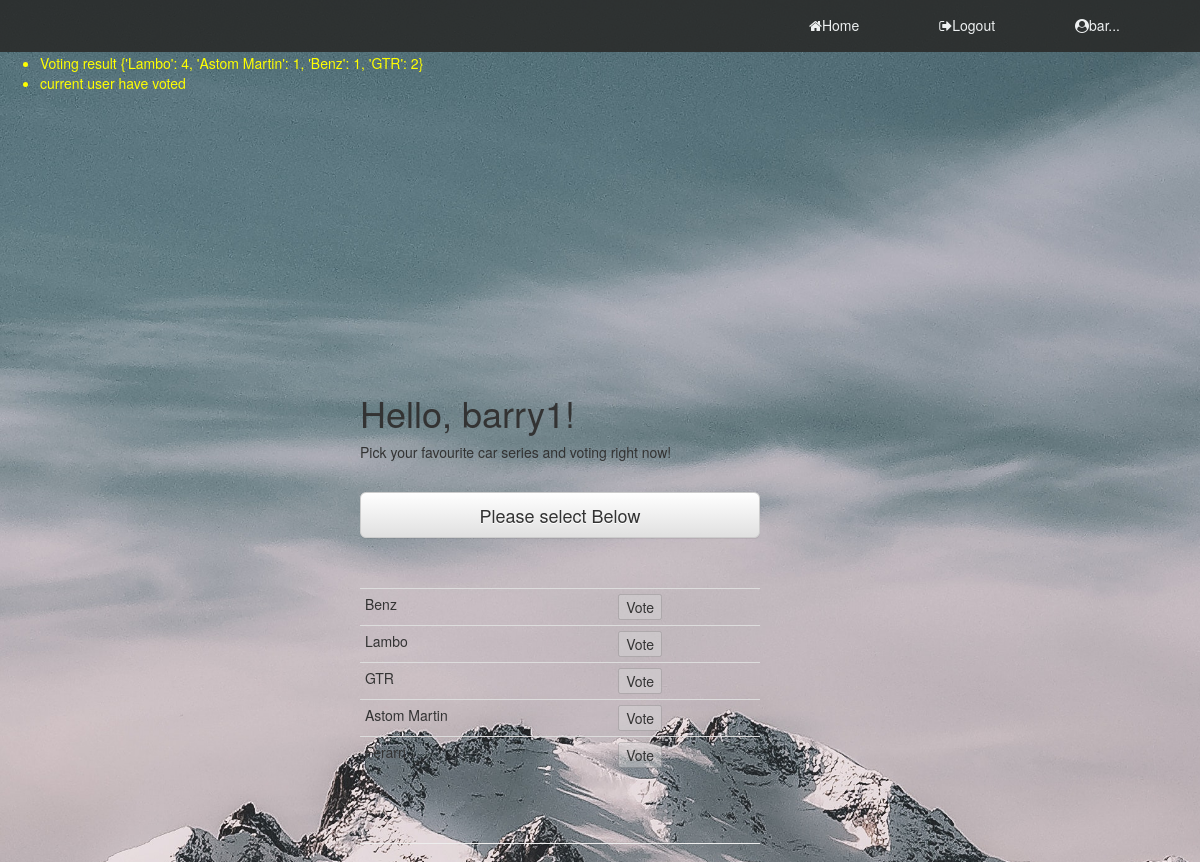
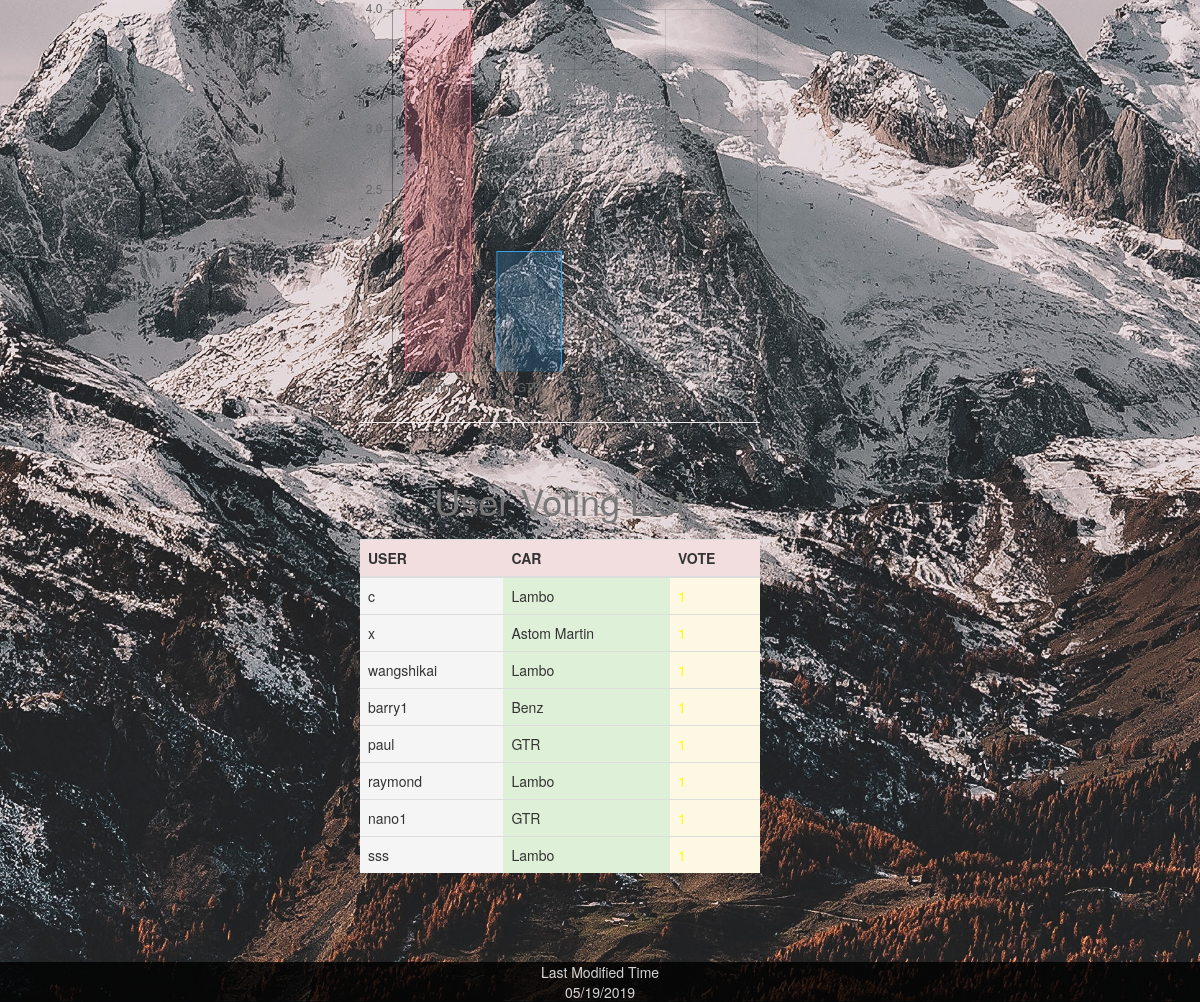
Page /index (signed in) on the committed database (2 pictures, top to bottom).
### app/models.py (models this page shows, shortened)
class User(UserMixin, db.Model):
    id = db.Column(db.Integer, primary_key=True)
    username = db.Column(db.String(64), index=True, unique=True)
    email = db.Column(db.String(120), index=True, unique=True)
    admin = db.Column(db.Boolean, default=False, nullable=False)
    preference = db.Column(db.String(320))
    password_hash = db.Column(db.String(128))
    record_id = relationship("Record", backref="user", lazy="dynamic")
    choice_id = relationship("Choice", backref="user", lazy="dynamic")
    def __repr__(self):
        return '{}'.format(self.username)

class Brand(db.Model):
    id = db.Column(db.Integer, primary_key=True)
    carSeries = db.Column(db.String(140), index=True)
    chooseid = relationship("Choice", backref="brand", lazy='dynamic')

class Choice(db.Model):
    id = db.Column(db.Integer, primary_key=True)
    chooseSeries = db.Column(db.String, db.ForeignKey('brand.carSeries'))
    vote = db.Column(db.Integer, default=False, nullable=False)
    UserId = db.Column(db.Integer, db.ForeignKey('user.id'), unique=True)

### app/routes.py (the view)
@app.route('/index')
@login_required
def index():
    if current_user.admin == False:
        car1 = []
        for i in db.session.query(Brand.carSeries).all():
            car1.append(i[0])
        carVote = {}
        carname = []
        carValue = []
        for i in db.session.query(Choice.chooseSeries).all():
            carVote[i[0]] = carVote.get(i[0], 0) + 1
        sortCarVote = sorted(carVote, key=carVote.get, reverse=True)
        for i in sortCarVote:
            carname.append(i)
            carValue.append(carVote[i])
        flash("Voting result " + str(carVote))
        user = []
        for i in db.session.query(Choice.UserId).all():
            user.append(i[0])
        if len(user) > 0:
            for i in user:
                if current_user.id in user:
                    choice = Choice(chooseSeries=select, UserId = current_user.id, vote=1)
                    flash("current user have voted")
                    break
                else:
                    flash("not voted yet")
                    choice = Choice(chooseSeries=select, UserId = current_user.id, vote=0)
                    break
        else:
            flash("not voted yet")
            choice = Choice(chooseSeries=select, UserId = current_user.id, vote=0)
        tableCar=[]
        tableVote=[]
        for i in db.session.query(Choice.chooseSeries).all():
            tableCar.append(i[0])
        for i in db.session.query(Choice.vote).all():
            tableVote.append(i[0])
        tableUser = []
        for i in db.session.query(User).join(Choice):
            tableUser.append(i)
        a = zip(tableUser,tableCar,tableVote)
        return render_template('index.html',title='Home', a=a, car1=car1, carVote = carVote, choice=choice, carname=carname,carValue=carValue)
    else:
        flash("You are admin!")
        return redirect(url_for('hoster'))

### app/models.py (called while the page is built)
@login.user_loader
def load_user(id):
    return User.query.get(int(id))

### app/routes.py (called while the page is built)
@app.context_processor
def override_url_for():
    return dict(url_for=dated_url_for)

def dated_url_for(endpoint, **values):
    if endpoint == 'static':
        filename = values.get('filename', None)
        if filename:
            file_path = os.path.join(app.root_path,
                                     endpoint, filename)
            values['q'] = int(os.stat(file_path).st_mtime)
    return url_for(endpoint, **values)

### app/templates/index.html
{% extends "base.html" %}
{% block content %}
    <div class="info">
        <h1>Hello, {{current_user.username}}!</h1>
        <p>Pick your favourite car series and voting right now!</p>
        <br>
        <div >
            <div >
                <span  class='btn btn-default btn-lg btn-block'>Please select Below</span>
                <br>
                <br>
                    <table class="table table-condensed">
                        {% for i in car1 %}
                        <tr>
                            <td type="button">{{i}}</td>
                            <form method="POST" action="{{ url_for('select', carname=i) }}">
                            {% if choice.vote == 1 %}
                            <td><button disabled>Vote</button></td>
                            {% else %}
                            <td><button>Vote</button></td>
                            {% endif %}
                            </form>
                        </tr>
                        {% endfor %}
                    </table>
            </div>
            <br><br>
        </div>
        <hr>
        <canvas id="myChart" width="400" height="400"></canvas>
        <script>
        Chart.defaults.global.legend.display = false;
        var charData = {
                labels: [{% for i in carname %}
                         "{{i}}",
                        {% endfor %}],
                datasets: [{
                    data: [{% for i in carValue %}
                        "{{i}}",
                        {% endfor %}],
                    backgroundColor: [
                        'rgba(255, 99, 132, 0.2)',
                        'rgba(54, 162, 235, 0.2)',
                        'rgba(255, 206, 86, 0.2)',
                        'rgba(75, 192, 192, 0.2)',
                        'rgba(153, 102, 255, 0.2)',
                        'rgba(255, 159, 64, 0.2)'
                    ],
                    borderColor: [
                        'rgba(255, 99, 132, 1)',
                        'rgba(54, 162, 235, 1)',
                        'rgba(255, 206, 86, 1)',
                        'rgba(75, 192, 192, 1)',
                        'rgba(153, 102, 255, 1)',
                        'rgba(255, 159, 64, 1)'
                    ],
                    borderWidth: 1
                }],
                options:{
                    scales: {
                    yAxes: [{
                        display:true,
                        ticks: {
                            precision:0
                        }
                    }]
                }
            }
        }
        var ctx = document.getElementById('myChart');
        var myChart = new Chart(ctx, {
            type: 'bar',
            data: charData,
        });
        </script>
        <table class="table">
            <caption style="text-align: center" ><h1>User Voting List</h1></caption>
            <hr>
        <thread>
            <th class="danger">USER</th>
            <th class="danger">CAR</th>
            <th class="danger">VOTE</th>
        </thread>
        <tbody>
            {% for i,j,k in a %}
             <tr>
                 <td class="active">{{i}}</td>
                 <td class="success">{{j}}</td>
                 <td class="warning">{{k}}</td>
             </tr>
            {% endfor %}
        </tbody>
        </table>
    <br>
    <br>
    <br>
    <br>
    <br>
    <br>
    </div>
{% endblock %}

### app/templates/base.html (shortened to what this page needs)
<!DOCTYPE html>
<html lang="en">
    <head>
        <link rel="stylesheet" type="text/css" href="{{ url_for('static', filename='style.css' )  }}">
        <link rel="stylesheet" href="https://maxcdn.bootstrapcdn.com/bootstrap/3.3.7/css/bootstrap.min.css" >
        <link rel="stylesheet" href="https://maxcdn.bootstrapcdn.com/bootstrap/3.3.7/css/bootstrap-theme.min.css">
        <link href="https://stackpath.bootstrapcdn.com/font-awesome/4.7.0/css/font-awesome.min.css" rel="stylesheet">
    </head>
    <body>
        <header>
            <nav>
                <ul>
                    <li><a href="{{ url_for('home') }}" class="active"><i class="fa fa-home"></i>Home</a></li>
                    {% if current_user.is_anonymous %}
                    <li><a href="{{ url_for('login') }}"><i class="fa fa-sign-in"></i>Log in</a></li>
                    {% else %}
                    <li><a href="{{ url_for('logout') }}"><i class="fa fa-sign-out"></i>Logout</a></li>
                    {% endif %}
                    {% if  current_user.username|length > 5 %}
                    <li><a ><i class="fa fa-user-circle"></i>{{ current_user.username[:3] }}...</a></li>
                    {% else %}
                    <li><a ><i class="fa fa-user-circle"></i>{{ current_user.username}}</a></li>
                    {% endif %}
                </ul>
            </nav>
        </header>
            {% with messages = get_flashed_messages() %}
            {% if messages %}
            <div class=warning>
            <ul>
                {% for message in messages %}
                <li>{{ message }} </li>
                {% endfor %}
            </ul>
            </div>
            {% endif %}
            {% endwith %}
        {% block content %}{% endblock %}
    </body>
    <footer>
    </footer>
</html>

### app/static/style.css (style rules this page uses)
body { background: url('Photo/mountain.jpg'); background-repeat: no-repeat; background-size: cover; height: 100%; background-attachment: fixed; margin: 0; padding: 0; font-family: poppins; }
header { background: rgb(43, 44, 43); top: 0; left: 0; width: 100%; box-sizing: border-box; padding: 0 40px; position: absolute; opacity: .9; }
header nav { float: right; }
header nav ul { margin: 0; padding: 0; display: flex; }
header nav ul li { list-style: none; }
header nav ul li a { height: 52px; line-height: 50px; padding: 0 40px; color: white; text-decoration: none; display: block; }
.warning { margin: 53px 0px; color: yellow; }
.info { position: absolute; top: 20%; left: 30%; }
footer { background: black; clear: both; position: fixed; bottom: 0; height: 40px; width: 100%; color: white; text-align: center; opacity: .8; }
.table { position: relative; top: 10px; }

### rows in the picture
User: username "bar", username "barry1"
Brand: carSeries "Benz"
Brand: carSeries "Lambo"
Brand: carSeries "GTR"
Brand: carSeries "Astom Martin"
Brand: carSeries "Ferarri"
Choice: username "c", chooseSeries "Lambo"
Choice: username "x", chooseSeries "Astom Martin"
Choice: username "wangshikai", chooseSeries "Lambo"
Choice: username "barry1", chooseSeries "Benz"
Choice: username "paul", chooseSeries "GTR"
Choice: username "raymond", chooseSeries "Lambo"
Choice: username "nano1", chooseSeries "GTR"
Choice: username "sss", chooseSeries "Lambo"

### other values in the picture
{{ message }} "Voting result {'Lambo': 4, 'Astom Martin': 1, 'Benz': 1, 'GTR': 2}" "current user have voted"
chart data {{ i }} Lambo, GTR, Astom Martin, Benz
chart data {{ i }} 4, 2, 1, 1
